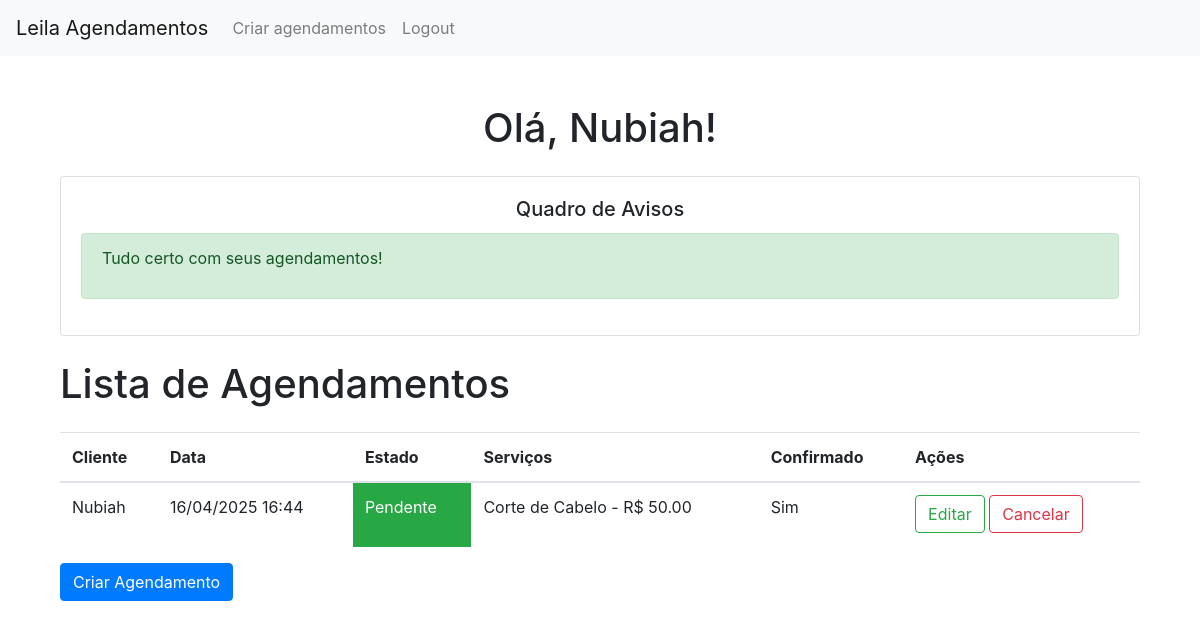
The page / (signed in) on the database its author committed.
### models.py (models this page shows)
class Cliente(UserMixin, db.Model):
    __tablename__ = 'cliente'
    id = db.Column(db.Integer, primary_key=True)
    nome = db.Column(db.String(80), nullable=False)
    email = db.Column(db.String(120), unique=True, nullable=False)
    telefone = db.Column(db.String(20), nullable=False)
    senha = db.Column(db.String(120), nullable=False)
    is_admin = db.Column(db.Boolean, default=False)  # Campo para identificar administradores

class Agendamentos(db.Model):
    __tablename__ = 'agendamentos'
    id = db.Column(db.Integer, primary_key=True)
    clienteId = db.Column(db.Integer, db.ForeignKey('cliente.id'), nullable=False)
    data = db.Column(db.DateTime, nullable=False)
    estado = db.Column(db.Enum(Estado), default=Estado.pendente, nullable=False)
    cliente = db.relationship('Cliente', backref='agendamentos')
    is_confirmed = db.Column(db.Boolean, default=False)

class Servico(db.Model):
    id = db.Column(db.Integer, primary_key=True)
    nome = db.Column(db.String(100), nullable=False)
    preco = db.Column(db.Float, nullable=False)
    descricao = db.Column(db.Text)

### app.py (the view)
@app.route('/') # rota home
def home():
    if current_user.is_authenticated: # se logado
        if current_user.is_admin: # se admin
            agendamentos = Agendamentos.query.order_by(Agendamentos.data.asc()) # pega todos os agendamentos
            return render_template('index.html', agendamentos=agendamentos, semanas_com_multiplos={})
        else: # se não admin
            agendamentos = Agendamentos.query.filter_by(clienteId=current_user.id).order_by(Agendamentos.data.asc()).all()
            agendamentosPendente = Agendamentos.query.filter(Agendamentos.clienteId==current_user.id, Agendamentos.estado == Estado.pendente).order_by(Agendamentos.data.asc()).all()
            agendamentos_por_semana = defaultdict(list) # agendamento por semanas
            for agendamento in agendamentosPendente:
                ano, semana, _ = agendamento.data.isocalendar()
                agendamentos_por_semana[(ano, semana)].append({
                    'id': agendamento.id,
                    'data': agendamento.data,
                    'dia_semana': agendamento.data.strftime('%A'),  # Nome do dia da semana
                    'servicos': agendamento.servicos
                })
            semanas_com_multiplos = {semana: ags for semana, ags in agendamentos_por_semana.items() if len(ags) > 1}
            return render_template('index.html', agendamentos=agendamentos, semanas_com_multiplos=semanas_com_multiplos)
    return render_template('index.html', agendamentos=[], semanas_com_multiplos={})

### app.py (called while the page is built)
@lm.user_loader # decorador para carregar user
def load_user(id): # pega o id para carregar user
    cliente = db.session.query(Cliente).filter_by(id=id).first()
    return cliente

### templates/index.html (shortened to what this page needs)
{% extends 'header.html' %}
{% block content %}
<div class="container mt-5">
    {% if current_user.is_authenticated %}
        <h1 class="text-center mb-4">Olá, {{ current_user.nome }}!</h1>
        {% if current_user.is_admin %}
        <h1 class="mb-4">Lista de Agendamentos</h1>
        {% if agendamentos %}
            <table class="table">
                <thead>
                    <tr>
                        <th>Cliente</th>
                        <th>Data</th>
                        <th>Estado</th>
                        <th>Serviços</th>
                        <th>Confirmado</th>
                        <th>Ações</th>
                    </tr>
                </thead>
                <tbody>
                    {% for agendamento in agendamentos %}
                    <tr>
                        <td>{{ agendamento.cliente.nome }}</td>
                        <td>{{ agendamento.data.strftime('%d/%m/%Y %H:%M') }}</td>
                        {% if agendamento.estado.value == 'pendente' %}
                        <td class="bg-success text-white">
                            {{ agendamento.estado.value | capitalize }}
                        </td>
                        {% else %}
                        <td class="bg-secondary text-white">
                            {{ agendamento.estado.value | capitalize }}
                        </td>
                        {% endif %}
                        <td>
                            {% for servico in agendamento.servicos %}
                                {{ servico.nome }} - R$ {{ "%.2f"|format(servico.preco) }}{% if not loop.last %}, {% endif %}
                            {% endfor %}
                        </td>
                        <td>
                            {% if agendamento.is_confirmed %}
                            <p>Sim</p>
                            {% else %}
                            <p>Não</p>
                            {% endif %}
                        </td>
                        <td>
                            <a href="{{ url_for('editarAgendamento', id=agendamento.id) }}" class="btn btn-outline-info">Editar</a>
                            {% if agendamento.is_confirmed %}
                            <a href="#" class="btn btn-success">Confirmado</a>
                            {% else %}
                            <a href="{{ url_for('confirmarAgendamento', id=agendamento.id) }}" class="btn btn-outline-success">Confirmar</a>
                            {% endif %}
                            <a href="{{ url_for('cancelarAgendamento', id=agendamento.id) }}" class="btn btn-outline-warning">Cancelar</a>
                            <a href="{{ url_for('excluirAgendamento', id=agendamento.id) }}" class="btn btn-outline-danger">Excluir</a>
                        </td>
                    </tr>
                    {% endfor %}
                </tbody>
            </table>
        {% else %}
            <div class="alert alert-warning">Nenhum agendamento encontrado.</div>
        {% endif %}
        {% else %}
        <div class="card mb-4">
            <div class="card-body">
            <h5 class="card-title text-center">Quadro de Avisos</h5>
                {% if semanas_com_multiplos %}
                    <div class="alert alert-warning mt-3 text-danger">
                        <h4>📅 Otimize seus agendamentos!</h4>
                        <h5>Você tem múltiplos agendamentos nas seguintes semanas:</h5>
                        <ul>
                            {% for semana, agendamentos in semanas_com_multiplos.items() %}
                            <li>
                                Semana {{ semana[1] }} de {{ semana[0] }}:
                        <ul>
                            {% for agendamento in agendamentos %}
                            <li>
                                {{ agendamento.data.strftime('%d/%m/%Y %H:%M') }} -
                                {% for servico in agendamento.servicos %}
                                    {{ servico.nome }}{% if not loop.last %}, {% endif %}
                                {% endfor %}
                            </li>
                            {% endfor %}
                        </ul>
                                <form action="{{ url_for('unirAgendamentos', id1=agendamentos[0].id, id2=agendamentos[1].id) }}" method="POST">
                                    <div class="form-group mt-3">
                                        <input type="hidden" name="dia1" value="{{ agendamentos[0].data.strftime('%A') }}">
                                        <input type="hidden" name="dia2" value="{{ agendamentos[1].data.strftime('%A') }}">
                                        <button type="submit" class="btn btn-outline-danger">Unir Agendamentos</button>
                                    </div>
                                </form>
                            </li>
                            {% endfor %}
                        </ul>
                    </div>
                {% else %}
                    <div class="alert alert-success">
                        <p>Tudo certo com seus agendamentos!</p>
                    </div>
                {% endif %}
                </div>
    </div>
        <h1 class="mb-4">Lista de Agendamentos</h1>
        {% if agendamentos %}
            <table class="table">
                <thead>
                    <tr>
                        <th>Cliente</th>
                        <th>Data</th>
                        <th>Estado</th>
                        <th>Serviços</th>
                        <th>Confirmado</th>
                        <th>Ações</th>
                    </tr>
                </thead>
                <tbody>
                    {% for agendamento in agendamentos %}
                    <tr>
                        <td>{{ agendamento.cliente.nome }}</td>
                        <td>{{ agendamento.data.strftime('%d/%m/%Y %H:%M') }}</td>
                        {% if agendamento.estado.value == 'pendente' %}
                        <td class="bg-success text-white">
                            {{ agendamento.estado.value | capitalize }}
                        </td>
                        {% else %}
                        <td class="bg-secondary text-white">
                            {{ agendamento.estado.value | capitalize }}
                        </td>
                        {% endif %}
                        <td>
                            {% for servico in agendamento.servicos %}
                                {{ servico.nome }} - R$ {{ "%.2f"|format(servico.preco) }} {% if not loop.last %}, {% endif %}{% endfor %}
                        </td>
                        <td>
                            {% if agendamento.is_confirmed %}
                            <p>Sim</p>
                            {% else %}
                            <p>Não</p>
                            {% endif %}
                        </td>
                        <td>
                            <a href="{{ url_for('editarAgendamento', id=agendamento.id) }}" class="btn btn-outline-success">Editar</a>
                            <a href="{{ url_for('cancelarAgendamento', id=agendamento.id) }}" class="btn btn-outline-danger">Cancelar</a>
                        </td>
                    </tr>
                    {% endfor %}
                </tbody>
            </table>
        {% else %}
            <div class="alert alert-warning">Nenhum agendamento encontrado.</div>
        {% endif %}
        {% endif %}
                <a href="{{ url_for('agendamentos') }}" class="btn btn-primary">Criar Agendamento</a>
    {% endif %}
</div>
{% endblock %}

### rows shown on the page
Cliente: nome "Nubiah"
Agendamentos: cliente.nome "Nubiah", data "16/04/2025 16:44", estado.value "Pendente", is_confirmed "Sim"
Servico: nome "Corte de Cabelo", preco "50.00"
